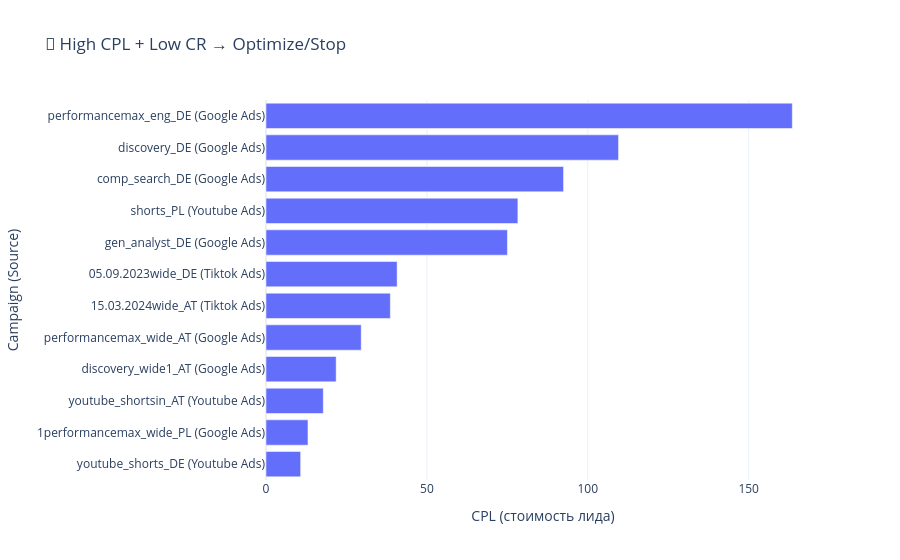
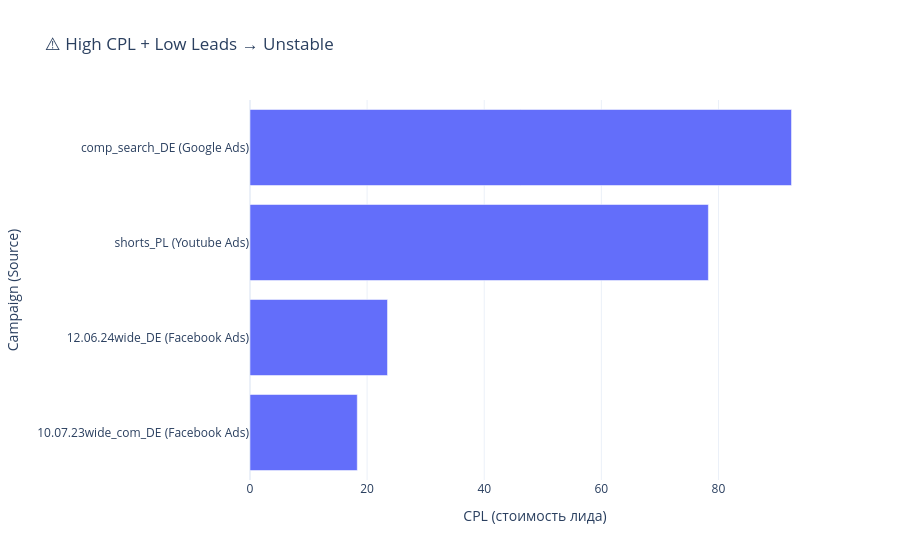
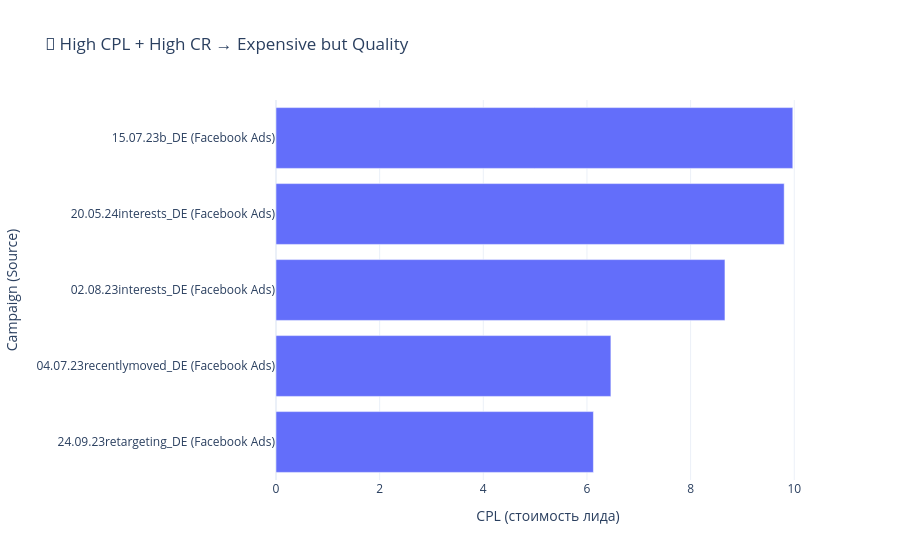

Notebook source saved alongside these figures, in order:
### Code cell
top_n = 20

# =========================
# 0) Source wiederherstellen
# =========================
campaign_source = (
    spend
    .assign(
        Campaign=lambda x: x['Campaign']
            .astype('string')
            .str.strip()
            .replace('', pd.NA)
            .fillna('No Campaign'),
        Source=lambda x: x['Source']
            .astype('string')
            .str.strip()
            .fillna('Unknown')
    )
    .groupby('Campaign')['Source']
    .agg(lambda x: x.mode().iloc[0])
    .reset_index()
)

campaign_perf = campaign_perf.merge(
    campaign_source,
    on='Campaign',
    how='left'
)

campaign_perf['Source'] = campaign_perf['Source'].fillna('Unknown')

# =========================
# 1) Basis
# =========================
df = (
    campaign_perf
    .query("Campaign != 'No Campaign'")
    .query("Leads > 0")
    .copy()
)

df['Campaign_label'] = df['Campaign'] + ' (' + df['Source'] + ')'

# =========================
# 2) Schwellenwerte
# =========================
cpl_high_thr  = df['CPL'].quantile(0.75)
cr_low_thr    = df['CR'].quantile(0.25)
cr_high_thr   = df['CR'].quantile(0.75)
leads_low_thr = df['Leads'].quantile(0.25)

# =========================
# 3) Segmente
# =========================
seg_optimize = df[(df['CPL'] >= cpl_high_thr) & (df['CR'] <= cr_low_thr)]
seg_unstable = df[(df['CPL'] >= cpl_high_thr) & (df['Leads'] <= leads_low_thr)]
seg_quality  = df[(df['CPL'] >= cpl_high_thr) & (df['CR'] >= cr_high_thr)]

def bar_top_cpl(data, title):
    if data.empty:
        print(f"Keine Kampagnen für das Segment: {title}")
        return None

    top = data.sort_values('CPL', ascending=True).tail(top_n)

    fig = px.bar(
        top,
        x='CPL',
        y='Campaign_label',
        orientation='h',
        hover_data={
            'Campaign': True,
            'Source': True,
            'Leads': ':.0f',
            'Clicks': ':.0f',
            'CR': ':.2f',
            'Spend': ':.2f',
            'CPL': ':.2f'
        },
        title=title
    )

    fig.update_layout(
        xaxis_title='CPL (Kosten pro Lead)',
        yaxis_title='Kampagne (Source)',
        template='plotly_white'
    )
    return fig

# =========================
# 4) Grafiken
# =========================
fig_optimize = bar_top_cpl(
    seg_optimize,
    "💸 Hoher CPL + Niedrige CR → Optimieren / Stoppen"
)
if fig_optimize: fig_optimize.show()

fig_unstable = bar_top_cpl(
    seg_unstable,
    "⚠️ Hoher CPL + Wenige Leads → Instabil"
)
if fig_unstable: fig_unstable.show()

fig_quality = bar_top_cpl(
    seg_quality,
    "🤔 Hoher CPL + Hohe CR → Teuer, aber qualitativ"
)
if fig_quality: fig_quality.show()

### Figure 1 — Plotly figure (JSON) as saved in the notebook; plotly's stock layout.template omitted (floating-point values rounded to 4 significant figures)
{"data": [{"customdata": [["youtube_shorts_DE", "Youtube Ads", 1314, 57873, 2.27, 14150.0], ["1performancemax_wide_PL", "Google Ads", 227, 11747, 1.932, 2961.0], ["youtube_shortsin_AT", "Youtube Ads", 14, 503, 2.783, 249.3], ["discovery_wide1_AT", "Google Ads", 60, 8852, 0.6778, 1308.0], ["performancemax_wide_AT", "Google Ads", 118, 7595, 1.554, 3492.0], ["15.03.2024wide_AT", "Tiktok Ads", 11, 503, 2.187, 425.0], ["05.09.2023wide_DE", "Tiktok Ads", 6, 350, 1.714, 244.5], ["gen_analyst_DE", "Google Ads", 34, 942, 3.609, 2551], ["shorts_PL", "Youtube Ads", 3, 685, 0.438, 234.8], ["comp_search_DE", "Google Ads", 1, 39, 2.564, 92.47], ["discovery_DE", "Google Ads", 89, 56889, 0.1564, 9751.0], ["performancemax_eng_DE", "Google Ads", 209, 160175, 0.1305, 34180.0]], "hovertemplate": "CPL=%{x:.2f}<br>Campaign_label=%{y}<br>Campaign=%{customdata[0]}<br>Source=%{customdata[1]}<br>Leads=%{customdata[2]:.0f}<br>Clicks=%{customdata[3]:.0f}<br>CR=%{customdata[4]:.2f}<br>Spend=%{customdata[5]:.2f}<extra></extra>", "legendgroup": "", "marker": {"color": "#636efa", "pattern": {"shape": ""}}, "name": "", "orientation": "h", "showlegend": false, "textposition": "auto", "type": "bar", "x": [10.77, 13.05, 17.8, 21.8, 29.59, 38.64, 40.75, 75.03, 78.28, 92.47, 109.6, 163.6], "xaxis": "x", "y": ["youtube_shorts_DE (Youtube Ads)", "1performancemax_wide_PL (Google Ads)", "youtube_shortsin_AT (Youtube Ads)", "discovery_wide1_AT (Google Ads)", "performancemax_wide_AT (Google Ads)", "15.03.2024wide_AT (Tiktok Ads)", "05.09.2023wide_DE (Tiktok Ads)", "gen_analyst_DE (Google Ads)", "shorts_PL (Youtube Ads)", "comp_search_DE (Google Ads)", "discovery_DE (Google Ads)", "performancemax_eng_DE (Google Ads)"], "yaxis": "y"}], "layout": {"autosize": true, "barmode": "relative", "legend": {"tracegroupgap": 0}, "title": {"text": "💸 High CPL + Low CR → Optimize/Stop"}, "xaxis": {"anchor": "y", "autorange": true, "domain": [0, 1], "range": [0, 172.2], "title": {"text": "CPL (стоимость лида)"}, "type": "linear"}, "yaxis": {"anchor": "x", "autorange": true, "domain": [0, 1], "range": [-0.5, 11.5], "title": {"text": "Campaign (Source)"}, "type": "category"}}}

### Figure 2 — Plotly figure (JSON) as saved in the notebook; plotly's stock layout.template omitted (floating-point values rounded to 4 significant figures)
{"data": [{"customdata": [["10.07.23wide_com_DE", "Facebook Ads", 5, 98, 5.102, 91.6], ["12.06.24wide_DE", "Facebook Ads", 4, 82, 4.878, 93.93], ["shorts_PL", "Youtube Ads", 3, 685, 0.438, 234.8], ["comp_search_DE", "Google Ads", 1, 39, 2.564, 92.47]], "hovertemplate": "CPL=%{x:.2f}<br>Campaign_label=%{y}<br>Campaign=%{customdata[0]}<br>Source=%{customdata[1]}<br>Leads=%{customdata[2]:.0f}<br>Clicks=%{customdata[3]:.0f}<br>CR=%{customdata[4]:.2f}<br>Spend=%{customdata[5]:.2f}<extra></extra>", "legendgroup": "", "marker": {"color": "#636efa", "pattern": {"shape": ""}}, "name": "", "orientation": "h", "showlegend": false, "textposition": "auto", "type": "bar", "x": [18.32, 23.48, 78.28, 92.47], "xaxis": "x", "y": ["10.07.23wide_com_DE (Facebook Ads)", "12.06.24wide_DE (Facebook Ads)", "shorts_PL (Youtube Ads)", "comp_search_DE (Google Ads)"], "yaxis": "y"}], "layout": {"autosize": true, "barmode": "relative", "legend": {"tracegroupgap": 0}, "title": {"text": "⚠️ High CPL + Low Leads → Unstable"}, "xaxis": {"anchor": "y", "autorange": true, "domain": [0, 1], "range": [0, 97.34], "title": {"text": "CPL (стоимость лида)"}, "type": "linear"}, "yaxis": {"anchor": "x", "autorange": true, "domain": [0, 1], "range": [-0.5, 3.5], "title": {"text": "Campaign (Source)"}, "type": "category"}}}

### Figure 3 — Plotly figure (JSON) as saved in the notebook; plotly's stock layout.template omitted (floating-point values rounded to 4 significant figures)
{"data": [{"customdata": [["24.09.23retargeting_DE", "Facebook Ads", 460, 4143, 11.1, 2817.0], ["04.07.23recentlymoved_DE", "Facebook Ads", 700, 7611, 9.197, 4523.0], ["02.08.23interests_DE", "Facebook Ads", 8, 76, 10.53, 69.3], ["20.05.24interests_DE", "Facebook Ads", 39, 411, 9.489, 382.4], ["15.07.23b_DE", "Facebook Ads", 126, 881, 14.3, 1256.0]], "hovertemplate": "CPL=%{x:.2f}<br>Campaign_label=%{y}<br>Campaign=%{customdata[0]}<br>Source=%{customdata[1]}<br>Leads=%{customdata[2]:.0f}<br>Clicks=%{customdata[3]:.0f}<br>CR=%{customdata[4]:.2f}<br>Spend=%{customdata[5]:.2f}<extra></extra>", "legendgroup": "", "marker": {"color": "#636efa", "pattern": {"shape": ""}}, "name": "", "orientation": "h", "showlegend": false, "textposition": "auto", "type": "bar", "x": [6.125, 6.462, 8.662, 9.806, 9.972], "xaxis": "x", "y": ["24.09.23retargeting_DE (Facebook Ads)", "04.07.23recentlymoved_DE (Facebook Ads)", "02.08.23interests_DE (Facebook Ads)", "20.05.24interests_DE (Facebook Ads)", "15.07.23b_DE (Facebook Ads)"], "yaxis": "y"}], "layout": {"autosize": true, "barmode": "relative", "legend": {"tracegroupgap": 0}, "title": {"text": "🤔 High CPL + High CR → Expensive but Quality"}, "xaxis": {"anchor": "y", "autorange": true, "domain": [0, 1], "range": [0, 10.5], "title": {"text": "CPL (стоимость лида)"}, "type": "linear"}, "yaxis": {"anchor": "x", "autorange": true, "domain": [0, 1], "range": [-0.5, 4.5], "title": {"text": "Campaign (Source)"}, "type": "category"}}}
